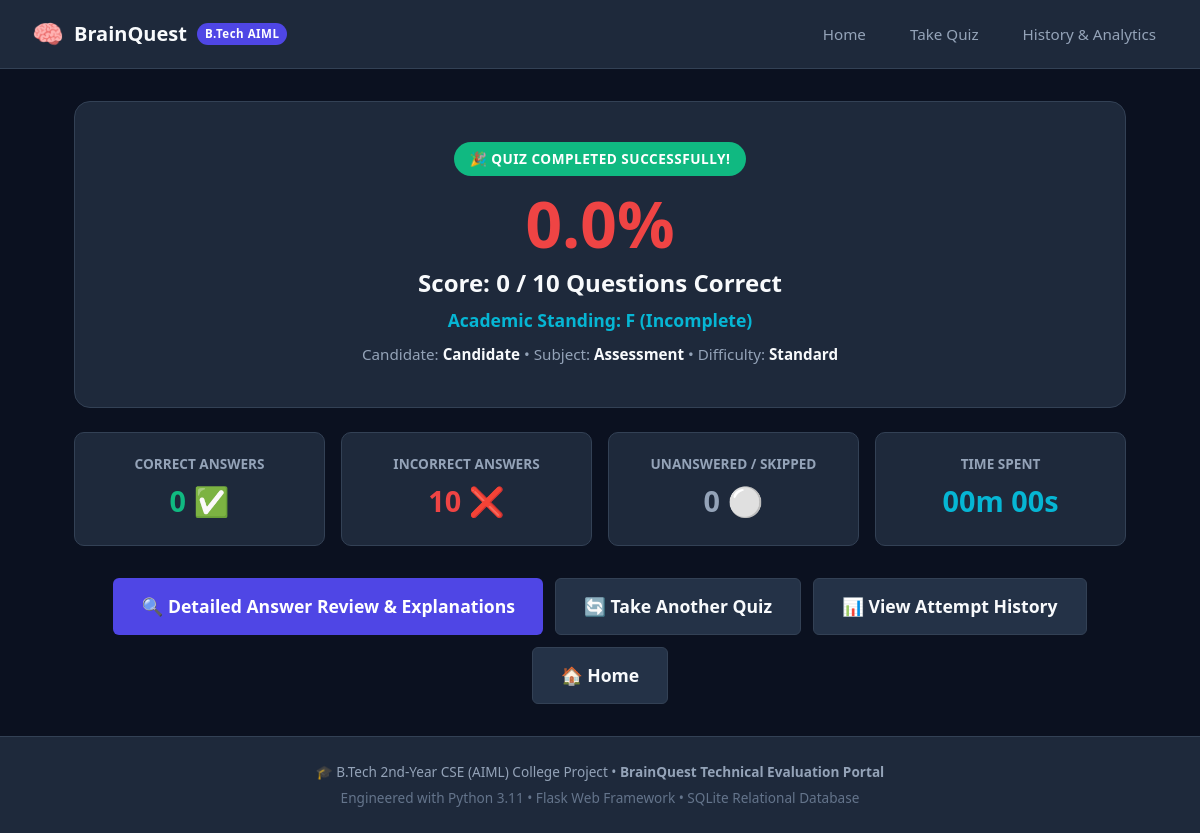
Before: /results/6 with the older database file.
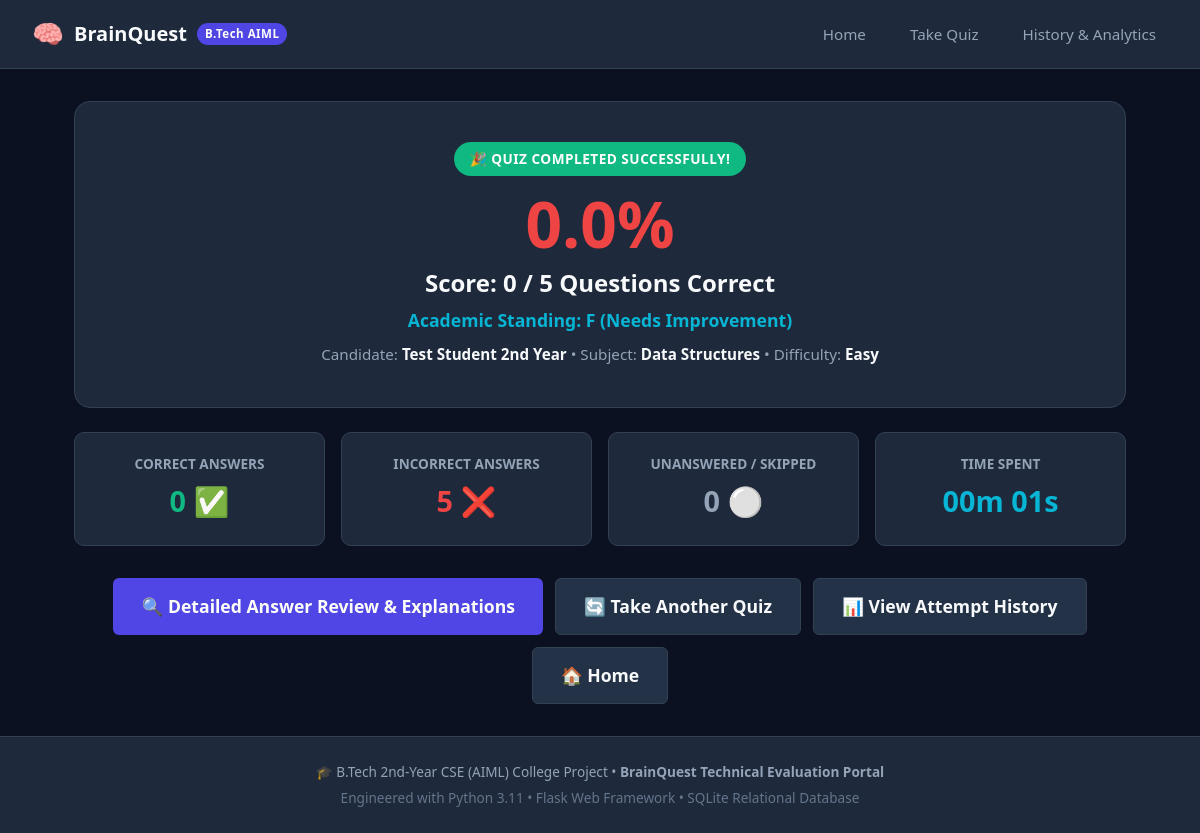
After: the same page with the newer database file.
### tables this page shows
CREATE TABLE quiz_attempts (
            id INTEGER PRIMARY KEY AUTOINCREMENT,
            student_name TEXT NOT NULL,
            category TEXT NOT NULL,
            difficulty TEXT NOT NULL,
            score INTEGER NOT NULL,
            total_questions INTEGER NOT NULL,
            percentage REAL NOT NULL,
            grade TEXT NOT NULL,
            time_taken_seconds INTEGER NOT NULL,
            attempt_timestamp TEXT NOT NULL
        );

### app.py (the view)
@app.route("/results/<int:attempt_id>")
def view_result(attempt_id):
    last_res = session.get("last_result")
    matching_attempt = None
    if last_res and (last_res.get("id") == attempt_id or attempt_id > 0):
        matching_attempt = last_res
    else:
        history = database.get_quiz_history(limit=100)
        matching_attempt = next((a for a in history if a["id"] == attempt_id), None)
    if not matching_attempt:
        matching_attempt = {
            "id": attempt_id,
            "student_name": session.get("student_name", "Candidate"),
            "category": "Assessment",
            "difficulty": "Standard",
            "score": 0,
            "total_questions": 10,
            "percentage": 0.0,
            "grade": "F (Incomplete)",
            "time_taken_seconds": 0
        }
    correct_count = matching_attempt.get("score", 0)
    total = matching_attempt.get("total_questions", 10)
    user_answers = matching_attempt.get("user_answers", {})
    if user_answers:
        unanswered_count = sum(1 for val in user_answers.values() if val is None)
        incorrect_count = total - correct_count - unanswered_count
    else:
        unanswered_count = 0
        incorrect_count = max(0, total - correct_count)
    return render_template(
        "results.html",
        attempt=matching_attempt,
        correct_count=correct_count,
        incorrect_count=incorrect_count,
        unanswered_count=unanswered_count
    )

### database.py (called while the page is built)
def get_connection(db_path=None):
    path = get_db_path(db_path)
    try:
        conn = sqlite3.connect(path, timeout=10)
        conn.row_factory = sqlite3.Row
        return conn
    except Exception as e:
        print(f"Warning: sqlite3.connect failed for {path}: {e}. Using in-memory fallback.")
        conn = sqlite3.connect(":memory:", timeout=10)
        conn.row_factory = sqlite3.Row
        return conn

### templates/results.html (shortened to what this page needs)
{% extends "base.html" %}
{% block content %}
<div class="score-hero">
  <span class="pill pill-success" style="font-size: 0.85rem; padding: 6px 16px;">🎉 Quiz Completed Successfully!</span>
  <div class="score-big" style="color: {% if attempt.percentage >= 75 %}var(--success){% elif attempt.percentage >= 50 %}var(--warning){% else %}var(--danger){% endif %};">
    {{ attempt.percentage }}%
  </div>
  <h2 style="font-size: 1.5rem; font-weight: 700; color: var(--text-white); margin-bottom: 0.25rem;">
    Score: {{ attempt.score }} / {{ attempt.total_questions }} Questions Correct
  </h2>
  <p style="color: var(--accent-cyan); font-weight: 600; font-size: 1.1rem;">
    Academic Standing: {{ attempt.grade }}
  </p>
  <p style="color: var(--text-muted); font-size: 0.95rem; margin-top: 0.5rem;">
    Candidate: <strong style="color: var(--text-white);">{{ attempt.student_name }}</strong> •
    Subject: <strong style="color: var(--text-white);">{{ attempt.category }}</strong> •
    Difficulty: <strong style="color: var(--text-white);">{{ attempt.difficulty }}</strong>
  </p>
</div>
<div class="metrics-grid">
  <div class="metric-card">
    <div style="font-size: 0.85rem; font-weight: 700; color: var(--text-muted);">CORRECT ANSWERS</div>
    <div class="metric-val" style="color: var(--success);">{{ correct_count }} ✅</div>
  </div>
  <div class="metric-card">
    <div style="font-size: 0.85rem; font-weight: 700; color: var(--text-muted);">INCORRECT ANSWERS</div>
    <div class="metric-val" style="color: var(--danger);">{{ incorrect_count }} ❌</div>
  </div>
  <div class="metric-card">
    <div style="font-size: 0.85rem; font-weight: 700; color: var(--text-muted);">UNANSWERED / SKIPPED</div>
    <div class="metric-val" style="color: var(--text-muted);">{{ unanswered_count }} ⚪</div>
  </div>
  <div class="metric-card">
    <div style="font-size: 0.85rem; font-weight: 700; color: var(--text-muted);">TIME SPENT</div>
    <div class="metric-val" style="color: var(--accent-cyan);">
      {% set mins = attempt.time_taken_seconds // 60 %}
      {% set secs = attempt.time_taken_seconds % 60 %}
      {{ "%02d"|format(mins) }}m {{ "%02d"|format(secs) }}s
    </div>
  </div>
</div>
<div style="display: flex; gap: 12px; justify-content: center; flex-wrap: wrap;">
  <a href="{{ url_for('review_answers', attempt_id=attempt.id) }}" class="btn btn-primary btn-lg">
    🔍 Detailed Answer Review & Explanations
  </a>
  <a href="{{ url_for('dashboard') }}" class="btn btn-secondary btn-lg">
    🔄 Take Another Quiz
  </a>
  <a href="{{ url_for('history') }}" class="btn btn-secondary btn-lg">
    📊 View Attempt History
  </a>
  <a href="{{ url_for('index') }}" class="btn btn-secondary btn-lg">
    🏠 Home
  </a>
</div>
{% endblock %}

Changed rows visible on the page:
added quiz_attempts: percentage "0.0", score "0", total_questions "5", grade "F (Needs Improvement)", student_name "Test Student 2nd Year", category "Data Structures", difficulty "Easy"
Other visible differences:
{{ incorrect_count }}: "10" → "5"
{{ "%02d"|format(secs) }}: "00" → "01"
{{ attempt.percentage }}: "0.0" → (not shown)
{{ attempt.score }}: "0" → (not shown)
{{ attempt.total_questions }}: "10" → (not shown)
{{ attempt.grade }}: "F (Incomplete)" → (not shown)
{{ attempt.student_name }}: "Candidate" → (not shown)
{{ attempt.category }}: "Assessment" → (not shown)
{{ attempt.difficulty }}: "Standard" → (not shown)
